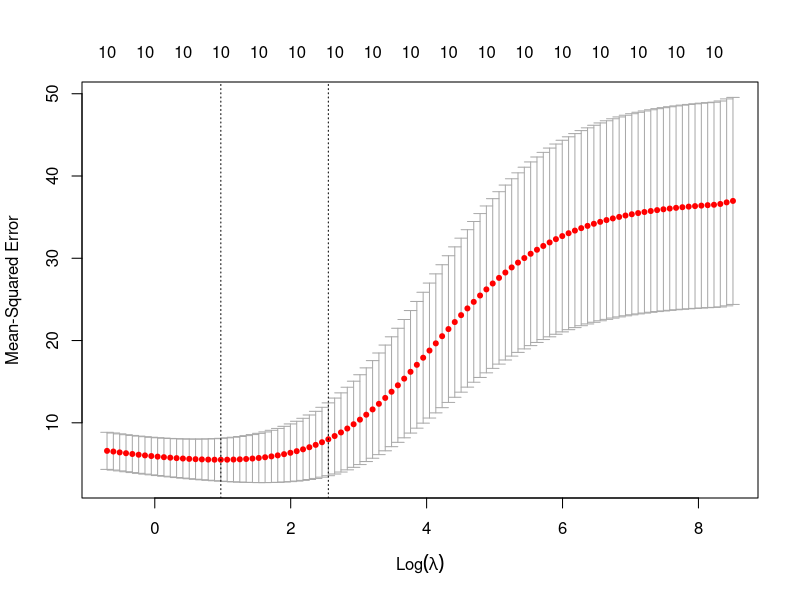
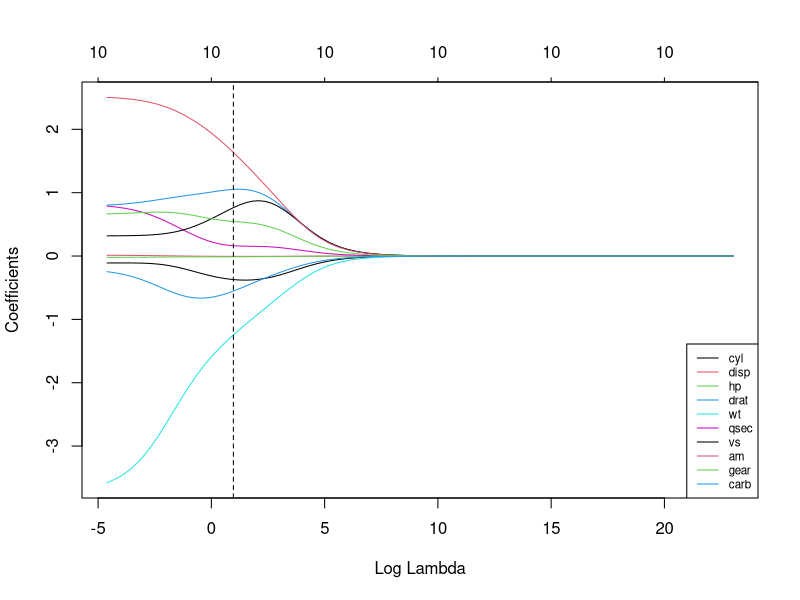
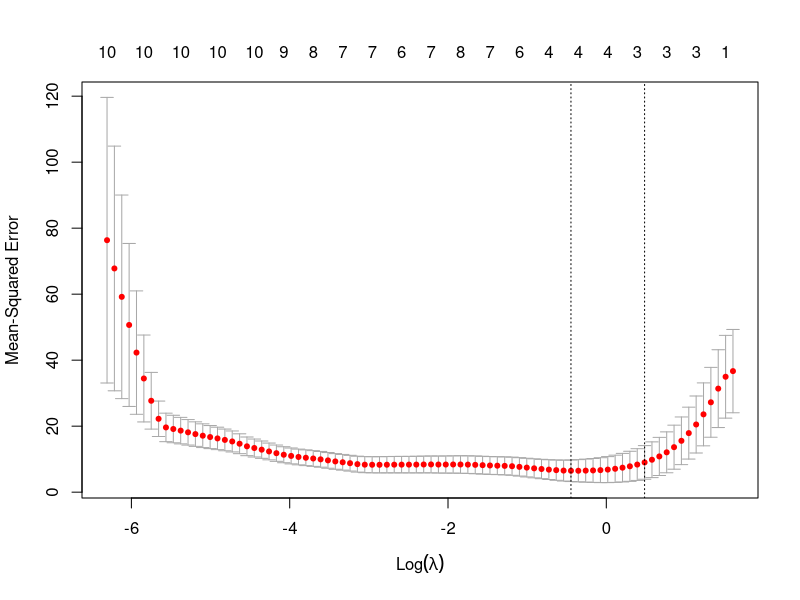
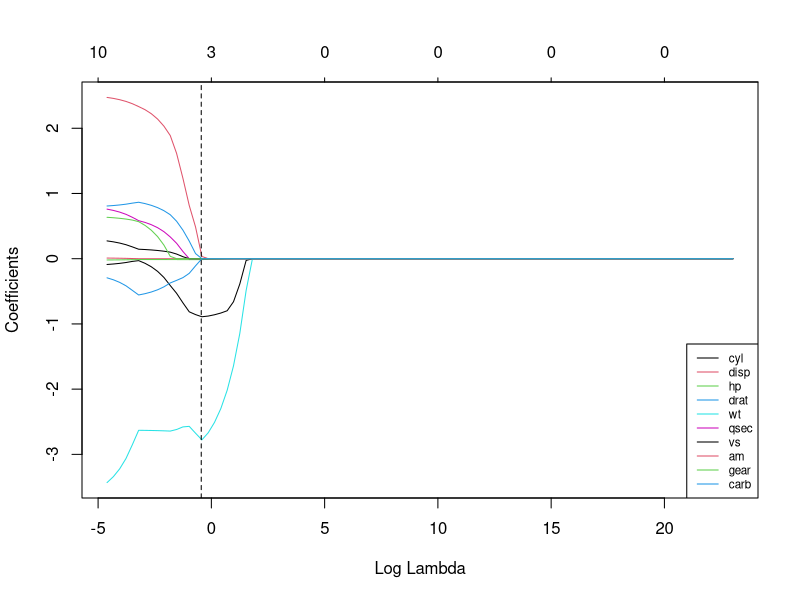

The R script that drew these images, in order:
#########
##Ridge##
#########
library(glmnet)

##model.matrix automatically transform categorical variables into dummy codes, which is needed as the glmnet function cannot handle categorical variables
x<-model.matrix(mpg~.,mtcars)[,-1]
y<-mtcars$mpg

##alpha=0 for ridge, alpha=1 for LASSO
##threshold value should be very small if multicollinearity is present. see what happens if thresh was set to a larger value
##we know theoretically the coeffs should be the same as lm when lambda is 0
ridge.r<-glmnet(x,y,alpha=0, lambda=0, thresh = 10)
coefficients(ridge.r)

##MLR
result<-lm(mpg~.,mtcars)
summary(result)

##split data
set.seed(12)
sample.data<-sample.int(nrow(mtcars), floor(.50*nrow(mtcars)), replace = F) ##observations to belong to the training data
x.train<-x[sample.data,]
x.test<-x[-sample.data,]
y.train<-y[sample.data]
y.test<-y[-sample.data]

##use CV to find optimal lambda based on training set
set.seed(12)
cv.out<-cv.glmnet(x.train,y.train,alpha=0)
bestlam<-cv.out$lambda.min
bestlam
plot(cv.out)

##fit ridge regression using training data and bestlam
ridge.mod<-glmnet(x.train,y.train,alpha=0,lambda=bestlam, thresh = 1e-14)

##Test MSE with best lambda
ridge.pred<-predict(ridge.mod,s=bestlam,newx=x.test)
mean((ridge.pred-y.test)^2)

##fit OLS by setting lambda=0
ridge.mod.0<-glmnet(x.train,y.train,alpha=0,lambda=0, thresh = 1e-14)

##test MSE with lambda=0
ridge.pred.0<-predict(ridge.mod.0,newx=x.test)
mean((ridge.pred.0-y.test)^2)

##Compare ridge with OLS using best lambda and all observations
out.ridge<-glmnet(x,y,alpha=0,lambda=bestlam,thresh = 1e-14)
out.ols<-glmnet(x,y,alpha=0, lambda=0, thresh = 10)
cbind(coefficients(out.ridge), coefficients(out.ols))

##Create plot of ridge coeff against lambda
grid<-10^seq(10,-2,length=100)
out.all<-glmnet(x,y,alpha=0,lambda=grid,thresh = 1e-14)
plot(out.all, xvar = "lambda")
abline(v=log(bestlam), lty=2)
legend("bottomright", lwd = 1, col = 1:6, legend = colnames(x), cex = .7)

#########
##Lasso##
#########

set.seed(12)
cv.out.lasso<-cv.glmnet(x.train,y.train,alpha=1)
bestlam.lasso<-cv.out.lasso$lambda.min
bestlam.lasso
plot(cv.out.lasso)

##fit ridge regression using training data
lasso.mod<-glmnet(x.train,y.train,alpha=1,lambda=bestlam.lasso, thresh = 1e-14)

##Test MSE with best lambda
lasso.pred<-predict(lasso.mod,s=bestlam.lasso,newx=x.test)
mean((lasso.pred-y.test)^2)

##Create plot of ridge coeff against lambda
grid<-10^seq(10,-2,length=100)
out.all<-glmnet(x,y,alpha=1,lambda=grid,thresh = 1e-14)
plot(out.all, xvar = "lambda")
abline(v=log(bestlam.lasso), lty=2)
legend("bottomright", lwd = 1, col = 1:6, legend = colnames(x), cex = .7)